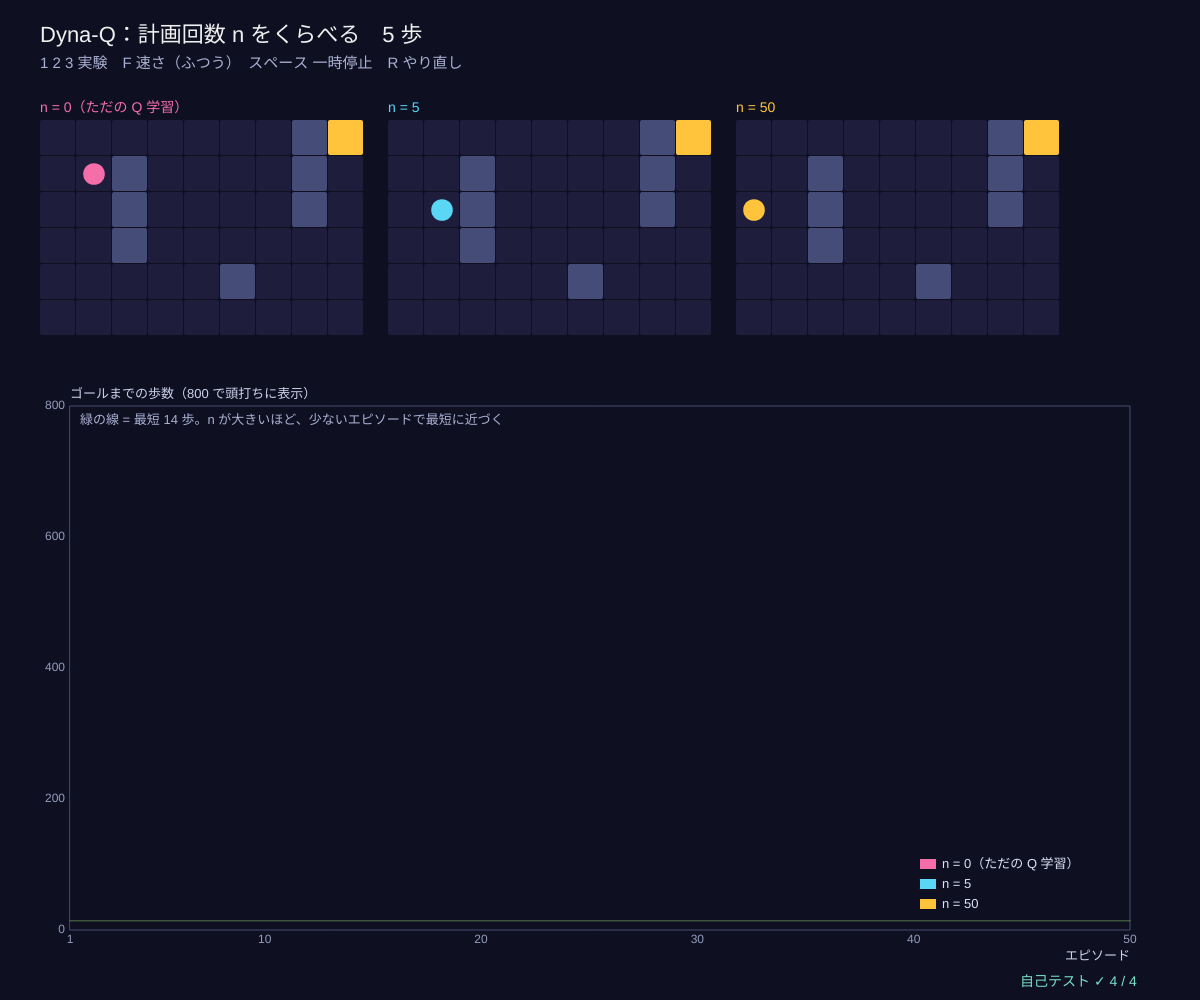
Frame 1 (no input)
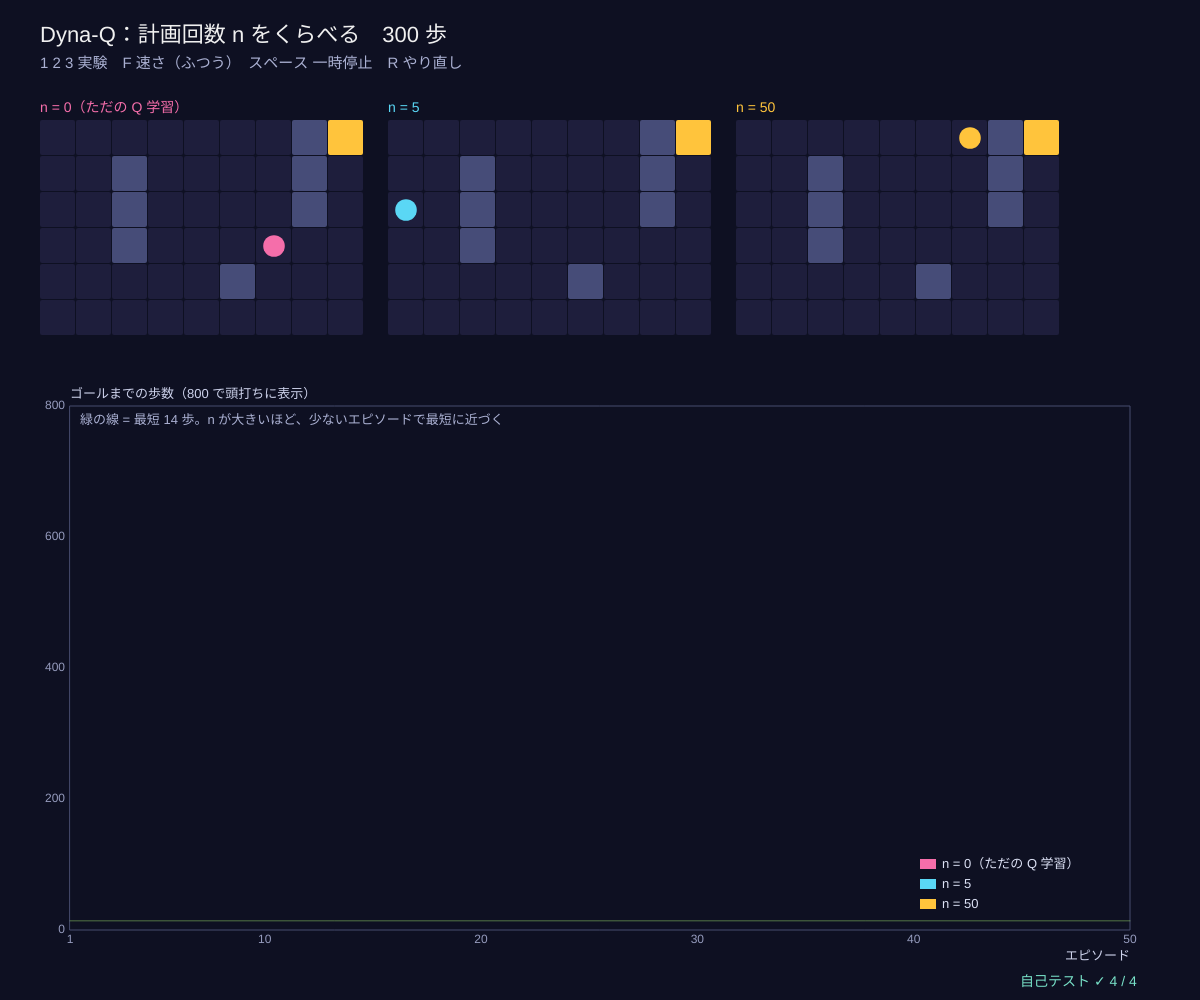
Frame 60 (no input)
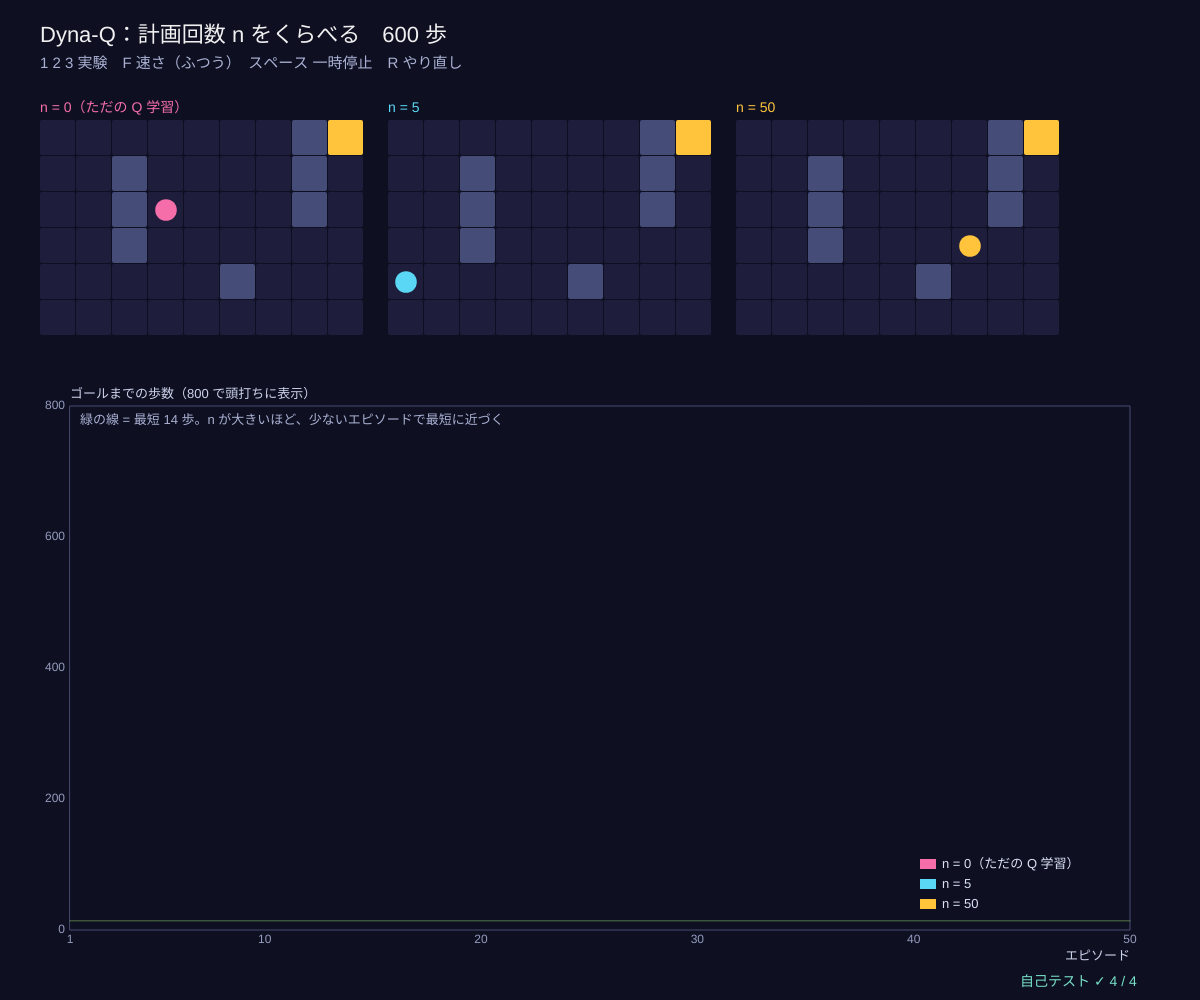
Frame 120 (the mouse pressed at the canvas centre since frame 60)

The p5.js sketch that drew these frames (run headless with seeded random() and noise() and a simulated clock; from frame 60 on, the mouse is pressed at the canvas centre):

// p5.js sketch
// ── sketch.js
// ============================================
// 09 モデルを使う Dyna-Q ─ 実際の 1 歩で Q 学習をしたあと、「(s, a) → (r, s′)」の記録（モデル）から
// 思い出した経験で n 回の Q 学習をくり返す（頭の中の計画 = プランニング）。同じ経験を何度も使えるので、少ない歩数で学べる。
// 1：計画回数 n = 0・5・50 のくらべっこ　2：途中で道がふさがる迷路　3：途中で近道ができる迷路
// 2・3 では Dyna-Q と Dyna-Q+（長く試していない行動に小さなボーナス κ√τ）をくらべる
// 1 2 3 実験をえらぶ / F 速さ / スペース 一時停止 / R やり直し
// ============================================

const MAZES = {                           // ★ 迷路（S スタート、G ゴール）
  basic: ['.......#G', '..#....#.', 'S.#....#.', '..#......', '.....#...', '.........'],
  blockA: ['........G', '.........', '.........', '########.', '.........', '...S.....'],
  blockB: ['........G', '.........', '.........', '.########', '.........', '...S.....'],
  shortA: ['........G', '.........', '.........', '.########', '.........', '...S.....'],
  shortB: ['........G', '.........', '.........', '.#######.', '.........', '...S.....'],
};
const GAMMA = 0.95, ALPHA = 0.1, EPS = 0.1, KAPPA = 0.001;   // ★ 割引率・学習率・ε・Dyna-Q+ のボーナスの強さ
const CHANGE_AT = { 2: 1000, 3: 3000 }, TOTAL = { 2: 3000, 3: 6000 };   // ★ 迷路が変わる歩数と、全体の歩数
let expMode = 1, agents = [], tick = 0, speed = 1, paused = false, KINDS = {};
const SPEEDS = ['ゆっくり', 'ふつう', '速い'];

function setup() {
  createCanvas(windowWidth, windowHeight);
  KINDS = { 1: [[0, false, 'n = 0（ただの Q 学習）', PINK], [5, false, 'n = 5', CYAN], [50, false, 'n = 50', GOLD]], 2: [[50, false, 'Dyna-Q（n = 50）', CYAN], [50, true, 'Dyna-Q+（n = 50）', GOLD]] };
  KINDS[3] = KINDS[2];
  selfTest(); seedRng(6); resetMode();
}
function mazeFor(m, t) {
  if (m === 1) return MAZES.basic;
  if (m === 2) return t < CHANGE_AT[2] ? MAZES.blockA : MAZES.blockB;
  return t < CHANGE_AT[3] ? MAZES.shortA : MAZES.shortB;
}
function resetMode() { tick = 0; agents = KINDS[expMode].map(([n, plus]) => makeAgent(n, plus, gridParse(mazeFor(expMode, 0)))); }
function makeAgent(n, plus, g) { return { n, plus, g, Q: Array.from({ length: g.w * g.h }, () => [0, 0, 0, 0]), model: new Map(), keys: [], seen: new Set(), s: g.cell.indexOf('S'), len: 0, epLens: [], cum: 0, cumHist: [0] }; }
function qUpdate(ag, s, a, r, s2, done) { let t = done ? r : r + GAMMA * maxOf(ag.Q[s2]); ag.Q[s][a] += ALPHA * (t - ag.Q[s][a]); }
// ★ Dyna-Q の 1 歩：(1) 実際に動いて Q 学習 (2) モデルに記録 (3) モデルからランダムに n 回思い出して Q 学習
function dynaStep(ag, g, now) {
  let s = ag.s, a = epsGreedy(ag.Q[s], EPS), s2 = gridMove(g, s, a), done = g.cell[s2] === 'G', r = done ? 1 : 0;
  qUpdate(ag, s, a, r, s2, done);
  if (ag.plus && !ag.seen.has(s)) {     // Dyna-Q+：はじめて来た状態の、まだ試していない行動も「その場にとどまる・報酬 0」としてモデルに入れる
    ag.seen.add(s);
    for (let b = 0; b < 4; b++) { let k = s * 4 + b; if (!ag.model.has(k)) { ag.keys.push(k); ag.model.set(k, [0, s, false, 0]); } }
  }
  let k = s * 4 + a; if (!ag.model.has(k)) ag.keys.push(k);
  ag.model.set(k, [r, s2, done, now]);
  for (let i = 0; i < ag.n; i++) {
    let kk = ag.keys[Math.floor(rnd() * ag.keys.length)], [rr, ss, dd, tt] = ag.model.get(kk);
    qUpdate(ag, Math.floor(kk / 4), kk % 4, rr + (ag.plus ? KAPPA * Math.sqrt(now - tt) : 0), ss, dd);
  }
  ag.len++; ag.cum += r; ag.cumHist.push(ag.cum);
  if (done) { ag.epLens.push(ag.len); ag.len = 0; ag.s = g.cell.indexOf('S'); } else ag.s = s2;
}
function stepAll() {
  if (expMode === 1) { for (let ag of agents) if (ag.epLens.length < 50) dynaStep(ag, ag.g, tick); tick++; return; }
  if (tick >= TOTAL[expMode]) return;
  if (tick === CHANGE_AT[expMode]) for (let ag of agents) ag.g = gridParse(mazeFor(expMode, tick));   // ここで迷路が変わる（エージェントには知らせない）
  for (let ag of agents) dynaStep(ag, ag.g, tick);
  tick++;
}

function draw() {
  background(...BG);
  let t0 = performance.now();
  if (!paused) { if (speed === 0) { if (frameCount % 3 === 0) stepAll(); } else if (speed === 1) { for (let k = 0; k < 5; k++) stepAll(); } else while (performance.now() - t0 < 6) stepAll(); }
  let title = { 1: '計画回数 n をくらべる', 2: '道がふさがる迷路（' + CHANGE_AT[2] + ' 歩で変化）', 3: '近道ができる迷路（' + CHANGE_AT[3] + ' 歩で変化）' }[expMode];
  noStroke(); fill(240); textSize(22); textAlign(LEFT, BASELINE);
  text('Dyna-Q：' + title + '　' + tick + ' 歩', 40, 42);
  fill(170, 176, 210); textSize(15);
  text('1 2 3 実験　F 速さ（' + SPEEDS[speed] + '）　スペース 一時停止　R やり直し', 40, 68);

  // ---- 迷路（エージェントごと、色 = max Q）
  let kinds = KINDS[expMode], cs = Math.min(40, (width - 120) / (agents[0].g.w * agents.length + agents.length), (height * 0.3) / agents[0].g.h), gy = 120;
  agents.forEach((ag, k) => {
    let gx = 40 + k * (ag.g.w * cs + 24);
    for (let s = 0; s < ag.g.w * ag.g.h; s++) {
      let [x, y] = cellXY(ag.g, s, gx, gy, cs), c = ag.g.cell[s]; noStroke();
      if (c === '#') fill(70, 76, 120); else if (c === 'G') fill(...GOLD); else valueFill(maxOf(ag.Q[s]), -1, 1);
      rect(x, y, cs - 1, cs - 1, 2);
    }
    let [ax, ay] = cellXY(ag.g, ag.s, gx, gy, cs); fill(...kinds[k][3]); circle(ax + cs / 2, ay + cs / 2, cs * 0.6);
    fill(...kinds[k][3]); textSize(14); textAlign(LEFT, BASELINE); text(kinds[k][2], gx, gy - 8);
  });
  let gh = agents[0].g.h * cs, g;
  if (expMode === 1) {
    g = { x: 70, y: gy + gh + 70, w: width - 140, h: height - (gy + gh + 70) - 70, x0: 1, x1: 50, y0: 0, y1: 800 };
    plotAxes(g, 'エピソード', 'ゴールまでの歩数（800 で頭打ちに表示）', [1, 10, 20, 30, 40, 50], [0, 200, 400, 600, 800]);
    stroke(...LIME, 120); strokeWeight(1); line(g.x, gY(g, 14), g.x + g.w, gY(g, 14));
    agents.forEach((ag, k) => drawCurve(g, ag.epLens, kinds[k][3], 2.5, 1));
    noStroke(); fill(170, 176, 210); textSize(13); text('緑の線 = 最短 14 歩。n が大きいほど、少ないエピソードで最短に近づく', g.x + 10, g.y + 18);
  } else {
    g = { x: 70, y: gy + gh + 70, w: width - 140, h: height - (gy + gh + 70) - 70, x0: 0, x1: TOTAL[expMode], y0: 0, y1: expMode === 2 ? 150 : 400 };
    plotAxes(g, '歩数', 'ゴールに着いた回数（累計）', [0, CHANGE_AT[expMode], TOTAL[expMode]], [0, g.y1 / 2, g.y1]);
    stroke(...PINK, 150); strokeWeight(1); line(gX(g, CHANGE_AT[expMode]), g.y, gX(g, CHANGE_AT[expMode]), g.y + g.h);
    agents.forEach((ag, k) => drawCurve(g, ag.cumHist, kinds[k][3], 2.5));
    noStroke(); fill(170, 176, 210); textSize(13);
    text(expMode === 2 ? 'ピンクの線で右の通り道がふさがる。グラフが平らな間 = 新しい道を探している' : 'ピンクの線で右に近道ができる。Dyna-Q は古い道で満足して気づきにくい', g.x + 10, g.y + 18);
  }
  legend(g.x + g.w - 210, g.y + g.h - 20 * kinds.length - 6, kinds.map((k) => [k[3], k[2]]));
  drawSelfTest(width - 180, height - 14);
}

function keyPressed() {
  if (key === '1' || key === '2' || key === '3') { expMode = +key; resetMode(); }
  if (key === 'f' || key === 'F') speed = (speed + 1) % 3;
  if (key === ' ') paused = !paused;
  if (key === 'r' || key === 'R') resetMode();
  return false;
}

// ---- 自己テスト
function selfTest() {
  selfTestResults = [];
  let g = gridParse(MAZES.basic), tot = {};
  for (let n of [0, 5, 50]) {
    tot[n] = 0;
    for (let seed = 1; seed <= 3; seed++) { seedRng(seed); let ag = makeAgent(n, false, g), t = 0; while (ag.epLens.length < 20) dynaStep(ag, g, t++); tot[n] += ag.epLens.slice(1).reduce((a, b) => a + b, 0) / 3; }
  }
  check('2〜20 エピソード目の歩数の合計：n = 50（' + Math.round(tot[50]) + '）< n = 5（' + Math.round(tot[5]) + '）< n = 0（' + Math.round(tot[0]) + '）', tot[50] < tot[5] && tot[5] < tot[0]);
  let eps = { 0: 0, 50: 0 };             // 「何エピソードで歩数 ≤ 20 に来るか」
  for (let n of [0, 50]) for (let seed = 1; seed <= 3; seed++) { seedRng(seed); let ag = makeAgent(n, false, g), t = 0; while (ag.epLens.length < 60 && !(ag.epLens.length && ag.epLens[ag.epLens.length - 1] <= 20)) dynaStep(ag, g, t++); eps[n] += ag.epLens.length / 3; }
  check('計画ありは少ないエピソードでゴールまで 20 歩以下に（n = 50：' + fmtN(eps[50], 1) + ' 回、n = 0：' + fmtN(eps[0], 1) + ' 回）', eps[50] < eps[0]);
  let gA = gridParse(MAZES.shortA), gB = gridParse(MAZES.shortB), after = [0, 0];
  [false, true].forEach((plus, i) => { for (let seed = 1; seed <= 2; seed++) { seedRng(seed); let ag = makeAgent(50, plus, gA); for (let t = 0; t < 6000; t++) { dynaStep(ag, t < 3000 ? gA : gB, t); if (t === 2999) after[i] -= ag.cum; } after[i] += ag.cum; } });
  check('近道ができたあと 3000 歩でゴールした回数：Dyna-Q+ ' + after[1] + ' > Dyna-Q ' + after[0], after[1] > after[0]);
  let toy = makeAgent(3, false, g); seedRng(1); dynaStep(toy, g, 0);
  let rec = toy.model.get(toy.keys[0]);
  check('1 歩動くと、モデルに (s, a) → (r, s′) が 1 件記録される（s′ = 実際に着いたマス）', toy.keys.length === 1 && toy.model.size === 1 && rec[1] === toy.s && rec[0] === 0);
  reportSelfTest();
}

// ---------- やってみよう ----------
// 1. 実験 1 で n を 500 にすると？（考えるほど速く学べるが、1 歩の計算は重くなる）
// 2. 実験 2：ふさがったあと、Dyna-Q は何歩くらいで新しい道を見つける？
// 3. 実験 3：KAPPA を 0.01 にすると、近道に気づくのは早くなる？ 遅くなる？
// 4. モデルがまちがっている（世界が変わった）とき、計画はむしろ害になる。どんなときか考えよう
// 5. 自分の迷路を MAZES に足してみよう

// ==================================================
// ここから下は「強化学習の道具」（中身は読まなくても OK。消さないでね）
// ==================================================
// ---- 色と小さな道具
const BG = [14, 16, 34];                // 背景（アーケードの紺）
const GOLD = [255, 196, 60], CYAN = [90, 215, 245], PINK = [245, 110, 170], LIME = [160, 230, 110], VIOLET = [175, 140, 255];
function clampv(v, a, b) { return v < a ? a : v > b ? b : v !== v ? a : v; }     // NaN なら a に戻す
function argmaxR(q) {                  // いちばん大きい値の番号（同点はランダムに 1 つ）
  let m = -Infinity, best = [];
  for (let i = 0; i < q.length; i++) {
    if (q[i] > m + 1e-12) { m = q[i]; best = [i]; } else if (Math.abs(q[i] - m) <= 1e-12) best.push(i);
  }
  return best.length ? best[Math.floor(rnd() * best.length)] : 0;
}
function argmaxFirst(q) { let b = 0; for (let i = 1; i < q.length; i++) if (q[i] > q[b]) b = i; return b; }   // 同点は若い番号
function maxOf(q) { let m = -Infinity; for (let v of q) if (v > m) m = v; return m; }
function epsGreedy(q, eps) { return rnd() < eps ? Math.floor(rnd() * q.length) : argmaxR(q); }   // ε の確率でランダム、ほかは貪欲
function softmaxArr(h, tau) {          // ボルツマン分布 exp(h/τ) / Σ（大きい数でもあふれないように最大値を引く）
  let m = maxOf(h), e = h.map((v) => Math.exp((v - m) / (tau || 1))), s = e.reduce((a, b) => a + b, 0);
  return e.map((v) => v / s);
}
function sampleFrom(p) { let u = rnd(), c = 0; for (let i = 0; i < p.length; i++) { c += p[i]; if (u < c) return i; } return p.length - 1; }
function meanOf(a) { return a.length ? a.reduce((s, v) => s + v, 0) / a.length : 0; }
function fmtN(v, d) { if (typeof v !== 'number' || v !== v) return '?'; let s = v.toFixed(d === undefined ? 2 : d); return s === '-0.00' || s === '-0.0' || s === '-0' ? s.slice(1) : s; }
// ---- 種つきの乱数（同じ種なら毎回同じ列 → 実験をくり返せる）
let rngState = 1;
function seedRng(s) { rngState = (s >>> 0) || 1; }
function rnd() {                       // 0〜1 の一様乱数（mulberry32）
  rngState = (rngState + 0x6d2b79f5) >>> 0;
  let t = rngState;
  t = Math.imul(t ^ (t >>> 15), t | 1);
  t ^= t + Math.imul(t ^ (t >>> 7), t | 61);
  return ((t ^ (t >>> 14)) >>> 0) / 4294967296;
}
function rndInt(a, b) { return a + Math.floor(rnd() * (b - a + 1)); }
function randn() { let u = 1 - rnd(), v = rnd(); return Math.sqrt(-2 * Math.log(u)) * Math.cos(2 * Math.PI * v); }   // 標準正規分布
// ---- グラフの道具：g = { x, y, w, h, x0, x1, y0, y1 }
function gX(g, v) { return g.x + clampv((v - g.x0) / (g.x1 - g.x0), -0.02, 1.02) * g.w; }
function gY(g, v) { return g.y + g.h - clampv((v - g.y0) / (g.y1 - g.y0), -0.02, 1.02) * g.h; }
function plotAxes(g, xl, yl, xt, yt) {
  stroke(70, 76, 110); strokeWeight(1); noFill(); rect(g.x, g.y, g.w, g.h);
  noStroke(); fill(150, 156, 190); textSize(12); textAlign(CENTER, TOP);
  for (let v of xt) text(+v.toPrecision(3), gX(g, v), g.y + g.h + 4);
  textAlign(RIGHT, CENTER);
  for (let v of yt) text(+v.toPrecision(3), g.x - 5, gY(g, v));
  textAlign(LEFT, BASELINE); fill(205, 210, 235); textSize(13);
  text(xl, g.x + g.w - textWidth(xl), g.y + g.h + 30); text(yl, g.x, g.y - 8);
}
function polyline(pts) {               // 点が 2 つ以上あるときだけ折れ線を描く（空の beginShape を作らない）
  if (pts.length < 2) return;
  noFill(); beginShape(); for (let p of pts) vertex(p[0], p[1]); endShape();
}
function smoothArr(a, k) {             // 直前 k 個の平均（ギザギザの学習曲線をならす）
  let out = [], s = 0;
  for (let i = 0; i < a.length; i++) { s += a[i]; if (i >= k) s -= a[i - k]; out.push(s / Math.min(i + 1, k)); }
  return out;
}
function drawCurve(g, arr, col, sw, xOff) {   // arr[i] を x = i (+ xOff) に。長いときは間引いて 600 点まで
  let n = arr.length, stride = Math.max(1, Math.ceil(n / 600)), pts = [];
  for (let i = 0; i < n; i += stride) pts.push([gX(g, i + (xOff || 0)), gY(g, arr[i])]);
  if (n > 1 && (n - 1) % stride) pts.push([gX(g, n - 1 + (xOff || 0)), gY(g, arr[n - 1])]);
  stroke(...col); strokeWeight(sw || 2); polyline(pts);
}
function legend(x, y, items) {         // items = [[色, 名前], …]
  textSize(13); textAlign(LEFT, CENTER);
  for (let [c, s] of items) { noStroke(); fill(...c); rect(x, y - 5, 16, 10); fill(220, 225, 245); text(s, x + 22, y); y += 20; }
}
// ---- グリッドワールド：文字の地図 '.' 床、'#' 壁、'S' スタート、'G' 宝（+1 で終わり）、'P' 落とし穴（−1 で終わり）
const DIRS = [[0, -1], [1, 0], [0, 1], [-1, 0]];    // 行動 0 上、1 右、2 下、3 左
const DIR_NAMES = ['上', '右', '下', '左'];
function gridParse(rows) { return { w: rows[0].length, h: rows.length, cell: rows.join('').split('') }; }
function gridMove(gw, s, a) {          // 決まった向きに 1 マス。外や壁ならその場にとどまる
  let x = s % gw.w + DIRS[a][0], y = Math.floor(s / gw.w) + DIRS[a][1];
  if (x < 0 || y < 0 || x >= gw.w || y >= gw.h || gw.cell[y * gw.w + x] === '#') return s;
  return y * gw.w + x;
}
function isTerminalCell(c) { return c === 'G' || c === 'P'; }
function enterReward(c, stepR) { return c === 'G' ? 1 : c === 'P' ? -1 : stepR; }
// マルコフ決定過程を作る：P[s][a] = [{ s2, p, r }]。意図した向きに 1 − slip、左右の直角の向きに slip/2 ずつ
function buildMdp(gw, slip, stepR) {
  let nS = gw.w * gw.h, P = [], term = [];
  for (let s = 0; s < nS; s++) {
    let c = gw.cell[s]; term.push(isTerminalCell(c) || c === '#'); P.push([]);
    for (let a = 0; a < 4; a++) {
      if (term[s]) { P[s].push([{ s2: s, p: 1, r: 0 }]); continue; }       // 終わりのマス（と壁）はそこに留まり、報酬 0
      let outs = [[a, 1 - slip], [(a + 1) % 4, slip / 2], [(a + 3) % 4, slip / 2]], list = [];
      for (let [d, p] of outs) {
        if (p <= 0) continue;
        let s2 = gridMove(gw, s, d), r = enterReward(gw.cell[s2], stepR), e = list.find((o) => o.s2 === s2);
        if (e) e.p += p; else list.push({ s2, p, r });
      }
      P[s].push(list);
    }
  }
  return { nS, nA: 4, P, term, gw };
}
function qValue(mdp, V, gamma, s, a) { let q = 0; for (let o of mdp.P[s][a]) q += o.p * (o.r + gamma * V[o.s2]); return q; }
function viSweep(mdp, V, gamma) {      // 価値反復の 1 回：V(s) ← max_a Σ p (r + γ V(s'))。戻り値 = 最大の変化量
  let nv = V.slice(), d = 0;
  for (let s = 0; s < mdp.nS; s++) {
    if (mdp.term[s]) continue;
    let best = -Infinity; for (let a = 0; a < 4; a++) best = Math.max(best, qValue(mdp, V, gamma, s, a));
    nv[s] = best; d = Math.max(d, Math.abs(best - V[s]));
  }
  for (let s = 0; s < mdp.nS; s++) V[s] = nv[s];
  return d;
}
function valueIteration(mdp, gamma, tol, maxIt) {
  let V = new Array(mdp.nS).fill(0), its = 0, d = Infinity, deltas = [];
  while (d >= tol && its < (maxIt || 100000)) { d = viSweep(mdp, V, gamma); deltas.push(d); its++; }
  return { V, its, deltas };
}
function optimalActs(mdp, V, gamma, s, tol) {     // 最適な行動の集合（同点は全部）
  let q = [0, 1, 2, 3].map((a) => qValue(mdp, V, gamma, s, a)), m = maxOf(q);
  return [0, 1, 2, 3].filter((a) => q[a] >= m - (tol || 1e-9));
}
function evalPolicy(mdp, pi, gamma, tol, V0) {    // 方策評価：V(s) ← Σ p (r + γ V(s')) を、変化が tol 未満になるまで
  let V = V0 ? V0.slice() : new Array(mdp.nS).fill(0), sweeps = 0, d = Infinity;
  while (d >= tol && sweeps < 100000) {
    d = 0;
    for (let s = 0; s < mdp.nS; s++) {
      if (mdp.term[s]) continue;
      let v = qValue(mdp, V, gamma, s, pi[s]); d = Math.max(d, Math.abs(v - V[s])); V[s] = v;
    }
    sweeps++;
  }
  return { V, sweeps };
}
function cellXY(gw, s, gx, gy, cs) { return [gx + (s % gw.w) * cs, gy + Math.floor(s / gw.w) * cs]; }
function drawArrowIn(cx, cy, a, len) { // マスの中心から向き a に矢印
  let dx = DIRS[a][0], dy = DIRS[a][1], ex = cx + dx * len, ey = cy + dy * len;
  line(cx - dx * len * 0.4, cy - dy * len * 0.4, ex, ey);
  noStroke(); triangle(ex + dx * 5, ey + dy * 5, ex - dy * 5 - dx * 2, ey + dx * 5 - dy * 2, ex + dy * 5 - dx * 2, ey - dx * 5 - dy * 2);
}
function drawCells(gw, gx, gy, cs, skipFloor) {   // 壁・宝・落とし穴・スタートを描く
  textAlign(CENTER, CENTER); textSize(cs * 0.4);
  for (let s = 0; s < gw.w * gw.h; s++) {
    let c = gw.cell[s], [x, y] = cellXY(gw, s, gx, gy, cs);
    if (c === '.' && skipFloor) continue;
    noStroke();
    if (c === '#') fill(70, 76, 120); else if (c === 'G') fill(...GOLD); else if (c === 'P') fill(120, 30, 70); else fill(26, 30, 60);
    rect(x + 1, y + 1, cs - 2, cs - 2, 4);
    if (c === 'G') { fill(40, 30, 0); text('宝', x + cs / 2, y + cs / 2); }
    if (c === 'P') { fill(255, 150, 190); text('穴', x + cs / 2, y + cs / 2); }
    if (c === 'S') { fill(...CYAN); text('S', x + cs / 2, y + cs / 2); }
  }
}
function cellAt(gw, gx, gy, cs, mx, my) {         // マウスの下のマス（なければ −1）
  let x = Math.floor((mx - gx) / cs), y = Math.floor((my - gy) / cs);
  return x >= 0 && y >= 0 && x < gw.w && y < gw.h ? y * gw.w + x : -1;
}
function bfsDist(gw, goal) {           // 決定的に動くときの、各マスからゴールまでの最短の歩数（届かなければ Infinity）
  let d = new Array(gw.w * gw.h).fill(Infinity), q = [goal]; d[goal] = 0;
  while (q.length) {
    let s = q.shift();
    for (let a = 0; a < 4; a++) {
      let x = s % gw.w - DIRS[a][0], y = Math.floor(s / gw.w) - DIRS[a][1], p = y * gw.w + x;   // p から向き a で s に来られる？
      if (x < 0 || y < 0 || x >= gw.w || y >= gw.h || gw.cell[p] === '#' || d[p] < Infinity || isTerminalCell(gw.cell[p])) continue;
      if (gridMove(gw, p, a) === s) { d[p] = d[s] + 1; q.push(p); }
    }
  }
  return d;
}
function valueFill(v, lo, hi) {        // 低い = 紫、0 = 紺、高い = 金
  let t = clampv((v - lo) / (hi - lo || 1), 0, 1);
  if (t < 0.5) { let u = t / 0.5; fill(110 - 80 * u, 60 - 30 * u, 150 - 90 * u); }
  else { let u = (t - 0.5) / 0.5; fill(30 + 220 * u, 30 + 160 * u, 60 - 20 * u); }
}
// ---- 自己テストの道具
let selfTestResults = [];
function check(name, cond) { selfTestResults.push({ name, ok: !!cond }); }
function near(a, b, tol) { return a !== null && a !== undefined && isFinite(a) && Math.abs(a - b) <= (tol === undefined ? 1e-9 : tol); }
function noNaN(v) { return Array.isArray(v) || ArrayBuffer.isView(v) ? Array.from(v).every(noNaN) : !(typeof v === 'number' && !isFinite(v)); }
function reportSelfTest() { for (let r of selfTestResults) (r.ok ? console.log : console.error)((r.ok ? '✓ ' : '✗ ') + r.name); }
function selfTestLine() { let n = selfTestResults.filter((r) => r.ok).length; return '自己テスト ' + (n === selfTestResults.length ? '✓ ' : '✗ ') + n + ' / ' + selfTestResults.length; }
function drawSelfTest(x, y) { noStroke(); fill(selfTestResults.every((r) => r.ok) ? color(120, 225, 200) : color(255, 90, 120)); textSize(14); textAlign(LEFT, BASELINE); text(selfTestLine(), x, y); }
